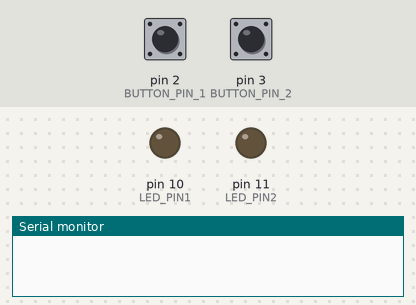
Bench run of a sketch on a simulated Arduino Uno, built with avr-gcc and run on an emulated ATmega328P. Shown: output pins drawn as LEDs (lit = HIGH), the last lines printed to the serial monitor. The test bench sets the inputs (shaded band); at power-on: pin 2 (BUTTON_PIN_1) HIGH, pin 3 (BUTTON_PIN_2) HIGH.

Above: at 1.2 s.
1.3 s: pin 2 (BUTTON_PIN_1) pulled LOW for 0.15 s
At 1.37 s:
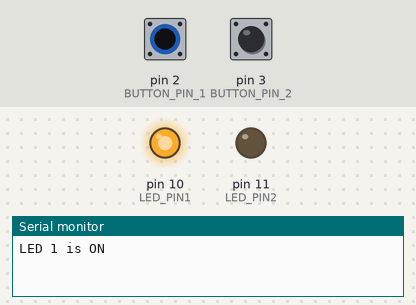
2.9 s: pin 3 (BUTTON_PIN_2) pulled LOW for 0.15 s
At 2.97 s:
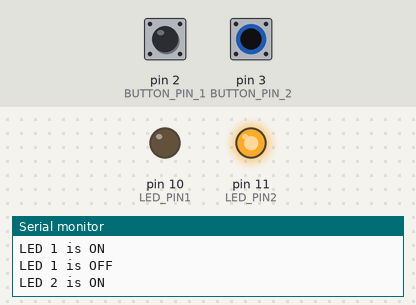
4.5 s: pin 3 (BUTTON_PIN_2) pulled LOW for 3.2 s
At 8.2 s:
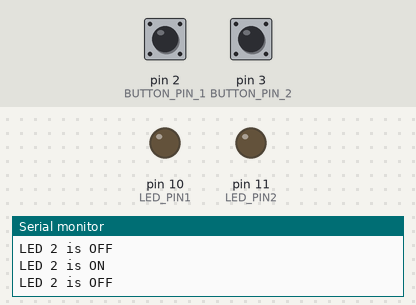
9.2 s: pin 2 (BUTTON_PIN_1) pulled LOW for 3.2 s
At 10.6 s:
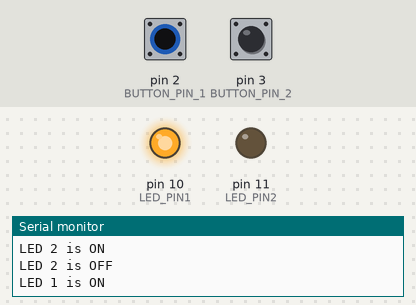
13.9 s: pin 2 (BUTTON_PIN_1) driven LOW and pin 3 (BUTTON_PIN_2) driven LOW
At 14.2 s:
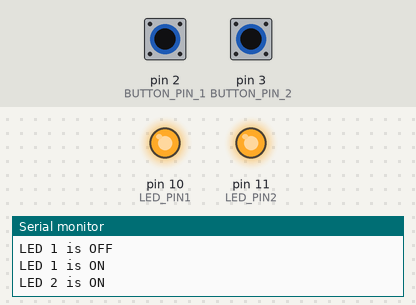
Timing chart, 0 to 16.4 s (numbered marks = the images above; inputs shaded):
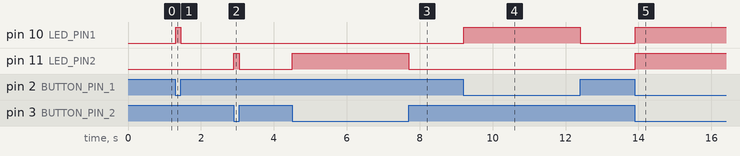

The sketch:

debounce_multiplo.ino
```cpp
#include <Bounce2.h>

#define BUTTON_PIN_1 2
#define BUTTON_PIN_2 3

#define LED_PIN1 10
#define LED_PIN2 11

// Instantiate Bounce objects
Bounce debouncer1 = Bounce();
Bounce debouncer2 = Bounce();

// State variables for LEDs
bool previousStateLED1 = LOW;
bool previousStateLED2 = LOW;

void setup() {
  // Initialize Serial communication
  Serial.begin(9600);

  // Setup the first button with an internal pull-up
  pinMode(BUTTON_PIN_1, INPUT_PULLUP);
  // After setting up the button, setup the Bounce instance
  debouncer1.attach(BUTTON_PIN_1);
  debouncer1.interval(5); // interval in ms

  // Setup the second button with an internal pull-up
  pinMode(BUTTON_PIN_2, INPUT_PULLUP);
  // After setting up the button, setup the Bounce instance
  debouncer2.attach(BUTTON_PIN_2);
  debouncer2.interval(5); // interval in ms

  // Setup the LEDs
  pinMode(LED_PIN1, OUTPUT);
  pinMode(LED_PIN2, OUTPUT);
}

void loop() {
  // Update the Bounce instances
  debouncer1.update();
  debouncer2.update();

  // Get the updated value
  int value1 = debouncer1.read();
  int value2 = debouncer2.read();

  // Control and print status of LED1
  if (value1 == LOW) {
    digitalWrite(LED_PIN1, HIGH);
    if (previousStateLED1 != HIGH) {
      Serial.println("LED 1 is ON");
      previousStateLED1 = HIGH;
    }
  } else {
    digitalWrite(LED_PIN1, LOW);
    if (previousStateLED1 != LOW) {
      Serial.println("LED 1 is OFF");
      previousStateLED1 = LOW;
    }
  }

  // Control and print status of LED2
  if (value2 == LOW) {
    digitalWrite(LED_PIN2, HIGH);
    if (previousStateLED2 != HIGH) {
      Serial.println("LED 2 is ON");
      previousStateLED2 = HIGH;
    }
  } else {
    digitalWrite(LED_PIN2, LOW);
    if (previousStateLED2 != LOW) {
      Serial.println("LED 2 is OFF");
      previousStateLED2 = LOW;
    }
  }
}
```

Measured:
- after the input at 1.3 s, pin 10 (LED_PIN1): LOW → HIGH at once, → LOW 0.15 s later
- after the input at 2.9 s, pin 11 (LED_PIN2): LOW → HIGH at once, → LOW 0.15 s later
- after the input at 4.5 s, pin 11 (LED_PIN2): LOW → HIGH at once, → LOW 3.2 s later
- after the input at 9.2 s, pin 10 (LED_PIN1): LOW → HIGH at once, → LOW 3.2 s later
- after the input at 13.9 s, pin 10 (LED_PIN1), pin 11 (LED_PIN2): LOW → HIGH at once
